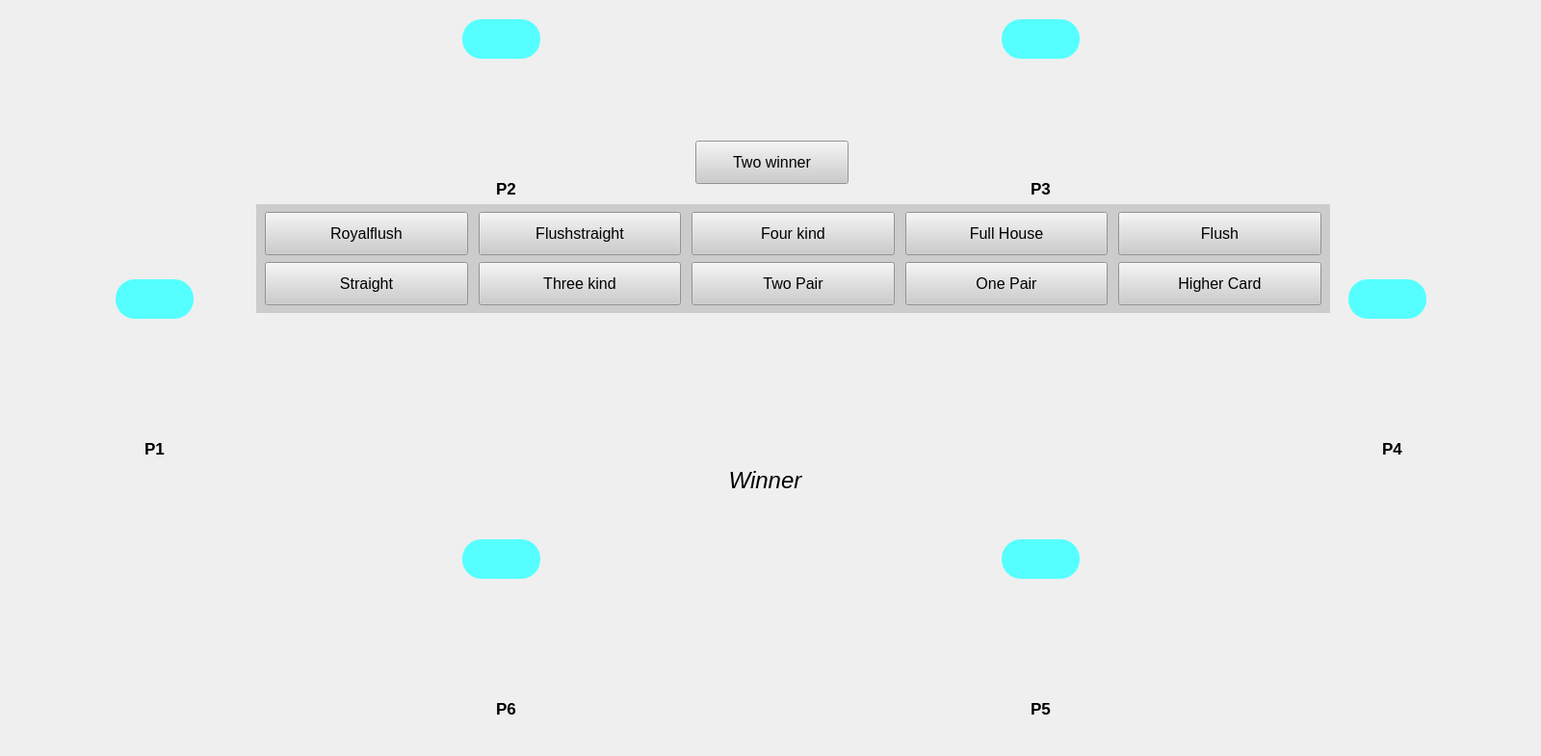
<?xml version="1.0" encoding="UTF-8"?>
<ui version="4.0">
 <class>MainWindow</class>
 <widget class="QMainWindow" name="MainWindow">
  <property name="geometry">
   <rect>
    <x>0</x>
    <y>0</y>
    <width>1600</width>
    <height>785</height>
   </rect>
  </property>
  <property name="minimumSize">
   <size>
    <width>1600</width>
    <height>785</height>
   </size>
  </property>
  <property name="maximumSize">
   <size>
    <width>1600</width>
    <height>785</height>
   </size>
  </property>
  <property name="windowTitle">
   <string>MainWindow</string>
  </property>
  <property name="styleSheet">
   <string notr="true"/>
  </property>
  <widget class="QWidget" name="centralwidget">
   <property name="minimumSize">
    <size>
     <width>600</width>
     <height>785</height>
    </size>
   </property>
   <property name="maximumSize">
    <size>
     <width>1600</width>
     <height>785</height>
    </size>
   </property>
   <property name="styleSheet">
    <string notr="true">#centralwidget{
background-image: url(:/icon/pokerdesk.jpeg);
backround-size:cover;
}</string>
   </property>
   <widget class="QLabel" name="p2_name">
    <property name="geometry">
     <rect>
      <x>460</x>
      <y>180</y>
      <width>131</width>
      <height>31</height>
     </rect>
    </property>
    <property name="font">
     <font>
      <family>MS Shell Dlg 2</family>
      <pointsize>13</pointsize>
      <weight>75</weight>
      <italic>false</italic>
      <bold>true</bold>
     </font>
    </property>
    <property name="styleSheet">
     <string notr="true"/>
    </property>
    <property name="text">
     <string>P2</string>
    </property>
    <property name="alignment">
     <set>Qt::AlignCenter</set>
    </property>
   </widget>
   <widget class="QLabel" name="p2_card1">
    <property name="geometry">
     <rect>
      <x>440</x>
      <y>65</y>
      <width>71</width>
      <height>116</height>
     </rect>
    </property>
    <property name="styleSheet">
     <string notr="true">border-radius: 5px;</string>
    </property>
    <property name="text">
     <string/>
    </property>
    <property name="pixmap">
     <pixmap resource="../../pyton/new file/QT UI/poker.qrc">:/icon/1B.png</pixmap>
    </property>
    <property name="scaledContents">
     <bool>true</bool>
    </property>
   </widget>
   <widget class="QLabel" name="p2_card2">
    <property name="geometry">
     <rect>
      <x>535</x>
      <y>65</y>
      <width>71</width>
      <height>116</height>
     </rect>
    </property>
    <property name="styleSheet">
     <string notr="true">border-radius: 5px;</string>
    </property>
    <property name="text">
     <string/>
    </property>
    <property name="pixmap">
     <pixmap resource="../../pyton/new file/QT UI/poker.qrc">:/icon/1B.png</pixmap>
    </property>
    <property name="scaledContents">
     <bool>true</bool>
    </property>
   </widget>
   <widget class="QLabel" name="p3_card2">
    <property name="geometry">
     <rect>
      <x>1090</x>
      <y>65</y>
      <width>71</width>
      <height>116</height>
     </rect>
    </property>
    <property name="styleSheet">
     <string notr="true">border-radius: 5px;</string>
    </property>
    <property name="text">
     <string/>
    </property>
    <property name="pixmap">
     <pixmap resource="../../pyton/new file/QT UI/poker.qrc">:/icon/1B.png</pixmap>
    </property>
    <property name="scaledContents">
     <bool>true</bool>
    </property>
   </widget>
   <widget class="QLabel" name="p3_name">
    <property name="geometry">
     <rect>
      <x>1015</x>
      <y>180</y>
      <width>131</width>
      <height>31</height>
     </rect>
    </property>
    <property name="font">
     <font>
      <family>MS Shell Dlg 2</family>
      <pointsize>13</pointsize>
      <weight>75</weight>
      <italic>false</italic>
      <bold>true</bold>
     </font>
    </property>
    <property name="styleSheet">
     <string notr="true"/>
    </property>
    <property name="text">
     <string>P3</string>
    </property>
    <property name="alignment">
     <set>Qt::AlignCenter</set>
    </property>
   </widget>
   <widget class="QLabel" name="p3_card1">
    <property name="geometry">
     <rect>
      <x>995</x>
      <y>65</y>
      <width>71</width>
      <height>116</height>
     </rect>
    </property>
    <property name="styleSheet">
     <string notr="true">border-radius: 5px;</string>
    </property>
    <property name="text">
     <string/>
    </property>
    <property name="pixmap">
     <pixmap resource="../../pyton/new file/QT UI/poker.qrc">:/icon/1B.png</pixmap>
    </property>
    <property name="scaledContents">
     <bool>true</bool>
    </property>
   </widget>
   <widget class="QLabel" name="p5_card2">
    <property name="geometry">
     <rect>
      <x>1090</x>
      <y>605</y>
      <width>71</width>
      <height>116</height>
     </rect>
    </property>
    <property name="styleSheet">
     <string notr="true">border-radius: 5px;</string>
    </property>
    <property name="text">
     <string/>
    </property>
    <property name="pixmap">
     <pixmap resource="../../pyton/new file/QT UI/poker.qrc">:/icon/1B.png</pixmap>
    </property>
    <property name="scaledContents">
     <bool>true</bool>
    </property>
   </widget>
   <widget class="QLabel" name="p5_name">
    <property name="geometry">
     <rect>
      <x>1015</x>
      <y>720</y>
      <width>131</width>
      <height>31</height>
     </rect>
    </property>
    <property name="font">
     <font>
      <family>MS Shell Dlg 2</family>
      <pointsize>13</pointsize>
      <weight>75</weight>
      <italic>false</italic>
      <bold>true</bold>
     </font>
    </property>
    <property name="styleSheet">
     <string notr="true"/>
    </property>
    <property name="text">
     <string>P5</string>
    </property>
    <property name="alignment">
     <set>Qt::AlignCenter</set>
    </property>
   </widget>
   <widget class="QLabel" name="p5_card1">
    <property name="geometry">
     <rect>
      <x>995</x>
      <y>605</y>
      <width>71</width>
      <height>116</height>
     </rect>
    </property>
    <property name="styleSheet">
     <string notr="true">border-radius: 5px;</string>
    </property>
    <property name="text">
     <string/>
    </property>
    <property name="pixmap">
     <pixmap resource="../../pyton/new file/QT UI/poker.qrc">:/icon/1B.png</pixmap>
    </property>
    <property name="scaledContents">
     <bool>true</bool>
    </property>
   </widget>
   <widget class="QLabel" name="p6_card2">
    <property name="geometry">
     <rect>
      <x>535</x>
      <y>605</y>
      <width>71</width>
      <height>116</height>
     </rect>
    </property>
    <property name="styleSheet">
     <string notr="true">border-radius: 5px;</string>
    </property>
    <property name="text">
     <string/>
    </property>
    <property name="pixmap">
     <pixmap resource="../../pyton/new file/QT UI/poker.qrc">:/icon/1B.png</pixmap>
    </property>
    <property name="scaledContents">
     <bool>true</bool>
    </property>
   </widget>
   <widget class="QLabel" name="p6_name">
    <property name="geometry">
     <rect>
      <x>460</x>
      <y>720</y>
      <width>131</width>
      <height>31</height>
     </rect>
    </property>
    <property name="font">
     <font>
      <family>MS Shell Dlg 2</family>
      <pointsize>13</pointsize>
      <weight>75</weight>
      <italic>false</italic>
      <bold>true</bold>
     </font>
    </property>
    <property name="styleSheet">
     <string notr="true"/>
    </property>
    <property name="text">
     <string>P6</string>
    </property>
    <property name="alignment">
     <set>Qt::AlignCenter</set>
    </property>
   </widget>
   <widget class="QLabel" name="p6_card1">
    <property name="geometry">
     <rect>
      <x>440</x>
      <y>605</y>
      <width>71</width>
      <height>116</height>
     </rect>
    </property>
    <property name="styleSheet">
     <string notr="true">border-radius: 5px;</string>
    </property>
    <property name="text">
     <string/>
    </property>
    <property name="pixmap">
     <pixmap resource="../../pyton/new file/QT UI/poker.qrc">:/icon/1B.png</pixmap>
    </property>
    <property name="scaledContents">
     <bool>true</bool>
    </property>
   </widget>
   <widget class="QLabel" name="p1_card2">
    <property name="geometry">
     <rect>
      <x>170</x>
      <y>335</y>
      <width>71</width>
      <height>116</height>
     </rect>
    </property>
    <property name="styleSheet">
     <string notr="true">border-radius: 5px;</string>
    </property>
    <property name="text">
     <string/>
    </property>
    <property name="pixmap">
     <pixmap resource="../../pyton/new file/QT UI/poker.qrc">:/icon/1B.png</pixmap>
    </property>
    <property name="scaledContents">
     <bool>true</bool>
    </property>
   </widget>
   <widget class="QLabel" name="p1_name">
    <property name="geometry">
     <rect>
      <x>95</x>
      <y>450</y>
      <width>131</width>
      <height>31</height>
     </rect>
    </property>
    <property name="font">
     <font>
      <family>MS Shell Dlg 2</family>
      <pointsize>13</pointsize>
      <weight>75</weight>
      <italic>false</italic>
      <bold>true</bold>
     </font>
    </property>
    <property name="styleSheet">
     <string notr="true"/>
    </property>
    <property name="text">
     <string>P1</string>
    </property>
    <property name="alignment">
     <set>Qt::AlignCenter</set>
    </property>
   </widget>
   <widget class="QLabel" name="p1_card1">
    <property name="geometry">
     <rect>
      <x>75</x>
      <y>335</y>
      <width>71</width>
      <height>116</height>
     </rect>
    </property>
    <property name="styleSheet">
     <string notr="true">border-radius: 5px;</string>
    </property>
    <property name="text">
     <string/>
    </property>
    <property name="pixmap">
     <pixmap resource="../../pyton/new file/QT UI/poker.qrc">:/icon/1B.png</pixmap>
    </property>
    <property name="scaledContents">
     <bool>true</bool>
    </property>
   </widget>
   <widget class="QLabel" name="p4_card2">
    <property name="geometry">
     <rect>
      <x>1455</x>
      <y>335</y>
      <width>71</width>
      <height>116</height>
     </rect>
    </property>
    <property name="styleSheet">
     <string notr="true">border-radius: 5px;</string>
    </property>
    <property name="text">
     <string/>
    </property>
    <property name="pixmap">
     <pixmap resource="../../pyton/new file/QT UI/poker.qrc">:/icon/1B.png</pixmap>
    </property>
    <property name="scaledContents">
     <bool>true</bool>
    </property>
   </widget>
   <widget class="QLabel" name="p4_name">
    <property name="geometry">
     <rect>
      <x>1380</x>
      <y>450</y>
      <width>131</width>
      <height>31</height>
     </rect>
    </property>
    <property name="font">
     <font>
      <family>MS Shell Dlg 2</family>
      <pointsize>13</pointsize>
      <weight>75</weight>
      <italic>false</italic>
      <bold>true</bold>
     </font>
    </property>
    <property name="styleSheet">
     <string notr="true"/>
    </property>
    <property name="text">
     <string>P4</string>
    </property>
    <property name="alignment">
     <set>Qt::AlignCenter</set>
    </property>
   </widget>
   <widget class="QLabel" name="p4_card1">
    <property name="geometry">
     <rect>
      <x>1360</x>
      <y>335</y>
      <width>71</width>
      <height>116</height>
     </rect>
    </property>
    <property name="styleSheet">
     <string notr="true">border-radius: 5px;</string>
    </property>
    <property name="text">
     <string/>
    </property>
    <property name="pixmap">
     <pixmap resource="../../pyton/new file/QT UI/poker.qrc">:/icon/1B.png</pixmap>
    </property>
    <property name="scaledContents">
     <bool>true</bool>
    </property>
   </widget>
   <widget class="QLabel" name="desk_card1">
    <property name="geometry">
     <rect>
      <x>575</x>
      <y>335</y>
      <width>71</width>
      <height>116</height>
     </rect>
    </property>
    <property name="styleSheet">
     <string notr="true">border-radius: 5px;</string>
    </property>
    <property name="text">
     <string/>
    </property>
    <property name="pixmap">
     <pixmap resource="../../pyton/new file/QT UI/poker.qrc">:/icon/1B.png</pixmap>
    </property>
    <property name="scaledContents">
     <bool>true</bool>
    </property>
   </widget>
   <widget class="QLabel" name="desk_card2">
    <property name="geometry">
     <rect>
      <x>670</x>
      <y>335</y>
      <width>71</width>
      <height>116</height>
     </rect>
    </property>
    <property name="styleSheet">
     <string notr="true">border-radius: 5px;</string>
    </property>
    <property name="text">
     <string/>
    </property>
    <property name="pixmap">
     <pixmap resource="../../pyton/new file/QT UI/poker.qrc">:/icon/1B.png</pixmap>
    </property>
    <property name="scaledContents">
     <bool>true</bool>
    </property>
   </widget>
   <widget class="QLabel" name="desk_card3">
    <property name="geometry">
     <rect>
      <x>765</x>
      <y>335</y>
      <width>71</width>
      <height>116</height>
     </rect>
    </property>
    <property name="styleSheet">
     <string notr="true">border-radius: 5px;</string>
    </property>
    <property name="text">
     <string/>
    </property>
    <property name="pixmap">
     <pixmap resource="../../pyton/new file/QT UI/poker.qrc">:/icon/1B.png</pixmap>
    </property>
    <property name="scaledContents">
     <bool>true</bool>
    </property>
   </widget>
   <widget class="QLabel" name="desk_card4">
    <property name="geometry">
     <rect>
      <x>860</x>
      <y>335</y>
      <width>71</width>
      <height>116</height>
     </rect>
    </property>
    <property name="styleSheet">
     <string notr="true">border-radius: 5px;</string>
    </property>
    <property name="text">
     <string/>
    </property>
    <property name="pixmap">
     <pixmap resource="../../pyton/new file/QT UI/poker.qrc">:/icon/1B.png</pixmap>
    </property>
    <property name="scaledContents">
     <bool>true</bool>
    </property>
   </widget>
   <widget class="QLabel" name="desk_card5">
    <property name="geometry">
     <rect>
      <x>955</x>
      <y>335</y>
      <width>71</width>
      <height>116</height>
     </rect>
    </property>
    <property name="styleSheet">
     <string notr="true">border-radius: 5px;</string>
    </property>
    <property name="text">
     <string/>
    </property>
    <property name="pixmap">
     <pixmap resource="../../pyton/new file/QT UI/poker.qrc">:/icon/1B.png</pixmap>
    </property>
    <property name="scaledContents">
     <bool>true</bool>
    </property>
   </widget>
   <widget class="QWidget" name="gridWidget" native="true">
    <property name="geometry">
     <rect>
      <x>266</x>
      <y>212</y>
      <width>1115</width>
      <height>113</height>
     </rect>
    </property>
    <property name="styleSheet">
     <string notr="true">background-color: rgb(204, 204, 204);

</string>
    </property>
    <layout class="QGridLayout" name="gridLayout" columnstretch="0,0,0,0,0">
     <property name="leftMargin">
      <number>9</number>
     </property>
     <property name="topMargin">
      <number>2</number>
     </property>
     <property name="rightMargin">
      <number>9</number>
     </property>
     <property name="bottomMargin">
      <number>2</number>
     </property>
     <property name="horizontalSpacing">
      <number>11</number>
     </property>
     <property name="verticalSpacing">
      <number>1</number>
     </property>
     <item row="0" column="0">
      <widget class="QPushButton" name="Royalflush_btn">
       <property name="minimumSize">
        <size>
         <width>0</width>
         <height>45</height>
        </size>
       </property>
       <property name="font">
        <font>
         <pointsize>12</pointsize>
        </font>
       </property>
       <property name="text">
        <string>Royalflush</string>
       </property>
      </widget>
     </item>
     <item row="0" column="1">
      <widget class="QPushButton" name="flush_straight_btn">
       <property name="minimumSize">
        <size>
         <width>0</width>
         <height>45</height>
        </size>
       </property>
       <property name="font">
        <font>
         <pointsize>12</pointsize>
        </font>
       </property>
       <property name="text">
        <string>Flushstraight</string>
       </property>
      </widget>
     </item>
     <item row="0" column="4">
      <widget class="QPushButton" name="flush_btn">
       <property name="minimumSize">
        <size>
         <width>0</width>
         <height>45</height>
        </size>
       </property>
       <property name="font">
        <font>
         <pointsize>12</pointsize>
        </font>
       </property>
       <property name="styleSheet">
        <string notr="true">background-color: rgb(204, 204, 204);

</string>
       </property>
       <property name="text">
        <string>Flush</string>
       </property>
      </widget>
     </item>
     <item row="1" column="4">
      <widget class="QPushButton" name="higher_btn">
       <property name="minimumSize">
        <size>
         <width>0</width>
         <height>45</height>
        </size>
       </property>
       <property name="font">
        <font>
         <pointsize>12</pointsize>
        </font>
       </property>
       <property name="text">
        <string>Higher Card</string>
       </property>
      </widget>
     </item>
     <item row="1" column="3">
      <widget class="QPushButton" name="one_btn">
       <property name="minimumSize">
        <size>
         <width>0</width>
         <height>45</height>
        </size>
       </property>
       <property name="font">
        <font>
         <pointsize>12</pointsize>
        </font>
       </property>
       <property name="text">
        <string>One Pair</string>
       </property>
      </widget>
     </item>
     <item row="1" column="0">
      <widget class="QPushButton" name="straight_btn">
       <property name="minimumSize">
        <size>
         <width>0</width>
         <height>45</height>
        </size>
       </property>
       <property name="font">
        <font>
         <pointsize>12</pointsize>
        </font>
       </property>
       <property name="text">
        <string>Straight</string>
       </property>
      </widget>
     </item>
     <item row="1" column="1">
      <widget class="QPushButton" name="three_btn">
       <property name="minimumSize">
        <size>
         <width>0</width>
         <height>45</height>
        </size>
       </property>
       <property name="font">
        <font>
         <pointsize>12</pointsize>
        </font>
       </property>
       <property name="text">
        <string>Three kind</string>
       </property>
      </widget>
     </item>
     <item row="1" column="2">
      <widget class="QPushButton" name="two_btn">
       <property name="minimumSize">
        <size>
         <width>0</width>
         <height>45</height>
        </size>
       </property>
       <property name="font">
        <font>
         <pointsize>12</pointsize>
        </font>
       </property>
       <property name="text">
        <string>Two Pair</string>
       </property>
      </widget>
     </item>
     <item row="0" column="2">
      <widget class="QPushButton" name="four_btn">
       <property name="minimumSize">
        <size>
         <width>0</width>
         <height>45</height>
        </size>
       </property>
       <property name="font">
        <font>
         <pointsize>12</pointsize>
        </font>
       </property>
       <property name="text">
        <string>Four kind</string>
       </property>
      </widget>
     </item>
     <item row="0" column="3">
      <widget class="QPushButton" name="full_button">
       <property name="minimumSize">
        <size>
         <width>0</width>
         <height>45</height>
        </size>
       </property>
       <property name="font">
        <font>
         <pointsize>12</pointsize>
        </font>
       </property>
       <property name="text">
        <string>Full House</string>
       </property>
      </widget>
     </item>
    </layout>
   </widget>
   <widget class="QLabel" name="label_playerturn">
    <property name="geometry">
     <rect>
      <x>554</x>
      <y>478</y>
      <width>481</width>
      <height>41</height>
     </rect>
    </property>
    <property name="font">
     <font>
      <pointsize>18</pointsize>
      <weight>50</weight>
      <italic>true</italic>
      <bold>false</bold>
      <underline>false</underline>
      <strikeout>false</strikeout>
     </font>
    </property>
    <property name="text">
     <string>Winner</string>
    </property>
    <property name="alignment">
     <set>Qt::AlignCenter</set>
    </property>
   </widget>
   <widget class="QLabel" name="label_p1bet">
    <property name="geometry">
     <rect>
      <x>120</x>
      <y>290</y>
      <width>81</width>
      <height>41</height>
     </rect>
    </property>
    <property name="font">
     <font>
      <pointsize>15</pointsize>
     </font>
    </property>
    <property name="styleSheet">
     <string notr="true">background-color: rgb(85, 255, 255);
border-radius:20px;
</string>
    </property>
    <property name="text">
     <string/>
    </property>
    <property name="alignment">
     <set>Qt::AlignCenter</set>
    </property>
   </widget>
   <widget class="QLabel" name="label_p2bet">
    <property name="geometry">
     <rect>
      <x>480</x>
      <y>20</y>
      <width>81</width>
      <height>41</height>
     </rect>
    </property>
    <property name="font">
     <font>
      <pointsize>15</pointsize>
     </font>
    </property>
    <property name="styleSheet">
     <string notr="true">background-color: rgb(85, 255, 255);
border-radius:20px;
</string>
    </property>
    <property name="text">
     <string/>
    </property>
    <property name="alignment">
     <set>Qt::AlignCenter</set>
    </property>
   </widget>
   <widget class="QLabel" name="label_p3bet">
    <property name="geometry">
     <rect>
      <x>1040</x>
      <y>20</y>
      <width>81</width>
      <height>41</height>
     </rect>
    </property>
    <property name="font">
     <font>
      <pointsize>15</pointsize>
     </font>
    </property>
    <property name="styleSheet">
     <string notr="true">background-color: rgb(85, 255, 255);
border-radius:20px;
</string>
    </property>
    <property name="text">
     <string/>
    </property>
    <property name="alignment">
     <set>Qt::AlignCenter</set>
    </property>
   </widget>
   <widget class="QLabel" name="label_p4bet">
    <property name="geometry">
     <rect>
      <x>1400</x>
      <y>290</y>
      <width>81</width>
      <height>41</height>
     </rect>
    </property>
    <property name="font">
     <font>
      <pointsize>15</pointsize>
     </font>
    </property>
    <property name="styleSheet">
     <string notr="true">background-color: rgb(85, 255, 255);
border-radius:20px;
</string>
    </property>
    <property name="text">
     <string/>
    </property>
    <property name="alignment">
     <set>Qt::AlignCenter</set>
    </property>
   </widget>
   <widget class="QLabel" name="label_p5bet">
    <property name="geometry">
     <rect>
      <x>1040</x>
      <y>560</y>
      <width>81</width>
      <height>41</height>
     </rect>
    </property>
    <property name="font">
     <font>
      <pointsize>15</pointsize>
     </font>
    </property>
    <property name="styleSheet">
     <string notr="true">background-color: rgb(85, 255, 255);
border-radius:20px;
</string>
    </property>
    <property name="text">
     <string/>
    </property>
    <property name="alignment">
     <set>Qt::AlignCenter</set>
    </property>
   </widget>
   <widget class="QLabel" name="label_p6bet">
    <property name="geometry">
     <rect>
      <x>480</x>
      <y>560</y>
      <width>81</width>
      <height>41</height>
     </rect>
    </property>
    <property name="font">
     <font>
      <pointsize>15</pointsize>
     </font>
    </property>
    <property name="styleSheet">
     <string notr="true">background-color: rgb(85, 255, 255);
border-radius:20px;
</string>
    </property>
    <property name="text">
     <string/>
    </property>
    <property name="alignment">
     <set>Qt::AlignCenter</set>
    </property>
   </widget>
   <widget class="QPushButton" name="two_winner_btn">
    <property name="geometry">
     <rect>
      <x>722</x>
      <y>146</y>
      <width>159</width>
      <height>45</height>
     </rect>
    </property>
    <property name="minimumSize">
     <size>
      <width>0</width>
      <height>45</height>
     </size>
    </property>
    <property name="font">
     <font>
      <pointsize>12</pointsize>
     </font>
    </property>
    <property name="styleSheet">
     <string notr="true">background-color: rgb(204, 204, 204);</string>
    </property>
    <property name="text">
     <string>Two winner</string>
    </property>
   </widget>
  </widget>
 </widget>
 <resources>
  <include location="../../pyton/new file/QT UI/poker.qrc"/>
 </resources>
 <connections/>
</ui>
